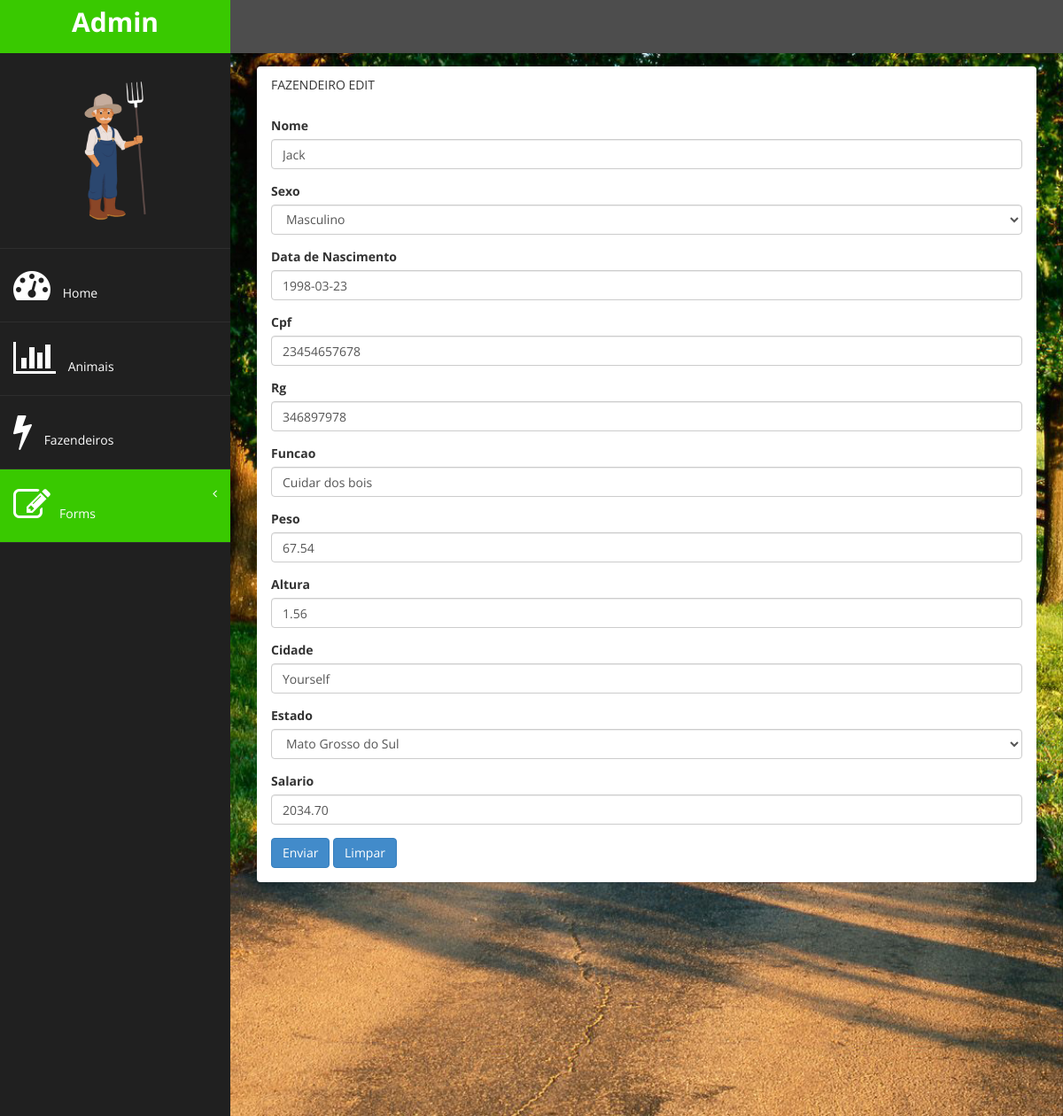
Page /gestao/fazendeiros/1/edit/ on the committed database.
### gestao/models.py (models this page shows)
class Fazendeiro(models.Model):
      choices_estado = (
            ('AC','Acre'),
            ('AL','Alagoas'),
            ('AP','Amapá'),
            ('AM','Amazonas'),
            ('BA','Bahia'),
            ('CE','Ceará'),
            ('DF','Distrito Federal'),
            ('ES','Espírito Santo'),
            ('GO','Goiás'),
            ('MA','Maranhão'),
            ('MT','Mato Grosso'),
            ('MS','Mato Grosso do Sul'),
            ('MG','Minas Gerais'),
            ('PA','Pará'),
            ('PB','Paraíba'),
            ('PR','Paraná'),
            ('PE','Pernambuco'),
            ('PI','Piauí'),
            ('RR','Roraima'),
            ('RO','Rondônia'),
            ('RJ','Rio de Janeiro'),
            ('RN','Rio Grande do Norte'),
            ('RS','Rio Grande do Sul'),
            ('SC','Santa Catarina'),
            ('SP','São Paulo'),
            ('SE','Sergipe'),
            ('TO','Tocantins'),
      )
      sexo_choices = (
            ('M','Masculino'),
            ('F','Feminino')
      )
      nome = models.CharField(max_length=20)
      sexo = models.CharField(max_length=1, choices=sexo_choices)
      data_nasc = models.DateField(verbose_name='Data de Nascimento')
      cpf = models.CharField(max_length=11)
      rg = models.CharField(max_length=9)
      funcao = models.CharField(max_length=20)
      peso = models.DecimalField(max_digits=5, decimal_places=2)
      altura = models.DecimalField(max_digits=3, decimal_places=2)
      cidade = models.CharField(max_length=20)
      estado = models.CharField(max_length=2, choices=choices_estado)
      salario = models.DecimalField(max_digits=6, decimal_places=2)

### gestao/views.py (the view)
# urls.py: path('fazendeiros/<int:fazendeiro_id>/edit/', views.fazendeiro_edit),
def fazendeiro_edit(request, fazendeiro_id):
      if request.method == 'POST':
            fazendeiro = Fazendeiro.objects.get(pk=fazendeiro_id)
            form = FazendeiroForm(request.POST, instance=fazendeiro)
            if form.is_valid():
                  form.save()
                  return redirect('/gestao/fazendeiros/')
            else:
                  return render(request, 'fazendeiro/edit.html', {'form':form, 'fazendeiro_id':fazendeiro_id})
      else:
            fazendeiro = Fazendeiro.objects.get(id=fazendeiro_id)
            form = FazendeiroForm(instance=fazendeiro)
            return render(request, 'fazendeiro/edit.html', {'form':form, 'fazendeiro_id':fazendeiro_id})

### gestao/forms.py
class FazendeiroForm(ModelForm):
      class Meta:
            model = Fazendeiro
            fields = ('__all__')
            widgets = {
                  'nome':TextInput(attrs={'class':'form-control'}),
                  'sexo':Select(attrs={'class':'form-control'}),
                  'data_nasc':DateInput(attrs={'class':'form-control'}),
                  'cpf':TextInput(attrs={'class':'form-control'}),
                  'rg':TextInput(attrs={'class':'form-control'}),
                  'funcao':TextInput(attrs={'class':'form-control'}),
                  'peso':NumberInput(attrs={'class':'form-control'}),
                  'altura':NumberInput(attrs={'class':'form-control'}),
                  'cidade':TextInput(attrs={'class':'form-control'}),
                  'estado':Select(attrs={'class':'form-control'}),
                  'salario':NumberInput(attrs={'class':'form-control'})
            }

### gestao/templates/fazendeiro/edit.html (shortened to what this page needs)
{% extends 'base.html' %}
{% block active-form %}
active-menu
{% endblock %}
{% block conteudo %}
<div class="row">
      <div class="col-md-12">
            <section class="panel">
                  <header class="panel-heading nome-form">
                        Fazendeiro Edit
                  </header>
                  <div class="panel-body">
                        <form role="form" action="/gestao/fazendeiros/{{fazendeiro_id}}/edit/" method="POST">
                              {% for c in form %}
                              <div class="form-group">
                                    <label for="{{c.id_for_label}}">{{c.label}}</label>
                                    <div>
                                          {{c}}
                                    </div>
                              </div>
                              {% endfor %}
                              <button type="submit" class="btn btn-primary">Enviar</button>
                              <button type="reset" class="btn btn-primary">Limpar</button>
                        </form>
                  </div>
            </section>
      </div>
</div>
{% endblock %}

### gestao/static/assets/css/custom.css (style rules this page uses)
body { font-family: 'Open Sans', sans-serif; }

### gestao/static/assets/css/style.css (style rules this page uses)
.nome-form { text-transform: uppercase; }

### rows in the picture
Fazendeiro: form "Jack" "Masculino" "1998-03-23" "23454657678" "346897978" "Cuidar dos bois" "67.54" "1.56" "Yourself" "Mato Grosso do Sul" "2034.70"

### other values in the picture
{{ c.label }} "Nome" "Sexo" "Data de Nascimento" "Cpf" "Rg" "Funcao" "Peso" "Altura" "Cidade" "Estado" "Salario"
